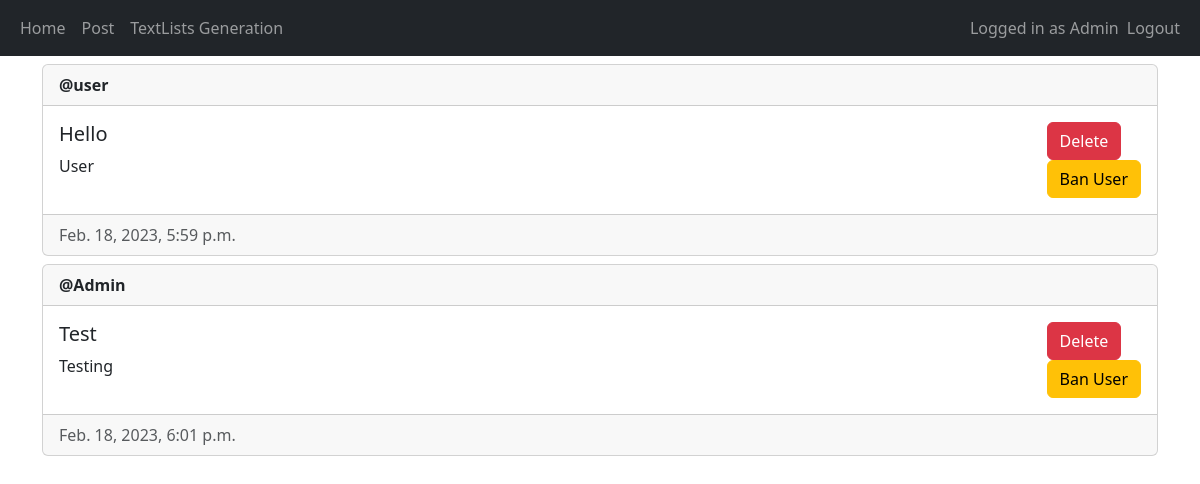
The app's page / (signed in) with its own data.
### main/models.py (models this page shows, shortened)
class Post(models.Model):
    author = models.ForeignKey(User, on_delete=models.CASCADE)
    title = models.CharField(max_length=200)
    description = models.TextField()
    created_at  = models.DateTimeField(auto_now_add=True)
    updated_at = models.DateField(auto_now=True)

### main/views.py (the view, shortened to what this page needs)
# urls.py: path('', views.home, name='home'),
@login_required(login_url="/login")
def home(request):
    posts = Post.objects.all()
    return render(request, 'main/home.html', {'posts': posts})

### templates/main/home.html (shortened to what this page needs)
{% extends 'main/base.html' %}
{% block content %}
{% for post in posts%}
<div class= "card mt-2">
    <div class="card-header"><strong>@{{ post.author.username }}</strong></div>
    <div class="card-body d-flex flex-row justify-content-between">
<div>
    <h5 class="card-title">{{ post.title }}</h5>
    <p>{{post.description}}</p>
</div>
<div>
    {% if user == post.author or perms.main.delete_post %}
    <form method= "POST">
        <button type="submit" class="btn btn-danger" name="post-id" value={{post.id}}> Delete</button>
    </form>
    {% endif %}
    {% if user.is_staff %}
    <form method= "POST">
        <button type="submit" class="btn btn-warning" name="user-id" value={{post.author.id}}> Ban User</button>
    </form>
    {% endif %}
</div>
</div>
<div class = "card-footer text-muted">{{post.created_at}}</div>
</div>
{% empty %}
<p> No posts yet </p>
{% endfor %}
{% endblock %}

### templates/main/base.html (shortened to what this page needs)
<!DOCTYPE html>
<html lang="en" >
<html>
    <head>
        <link rel="stylesheet" href="">
        <link href="https://cdn.jsdelivr.net/npm/bootstrap@5.3.0-alpha1/dist/css/bootstrap.min.css" rel="stylesheet">
    </head>
    <body>
        <nav class= "navbar navbar-expand-lg navbar-dark bg-dark">
        <div class= "container-fluid">
            <div>
                <ul class="navbar-nav">
                    <li class="nav-item">
                        <a class="nav-link" href="/home">Home</a>
                    </li>
                    <li class="nav-item">
                        <a class="nav-link" href="/create-post">Post</a>
                    </li>
                    <li class="nav-item">
                        <a class="nav-link" href="/upload">TextLists Generation</a>
                    </li>
                </ul>
            </div>
            <div>
                <ul class="navbar-nav">
                    {% if user.is_authenticated %}
                    <span class="navbar-text">Logged in as {{user.username}}</span>
                    <li class="nav-item">
                        <a class="nav-link" href="/logout">Logout</a>
                    </li>
                    {% else %}
                    <li class="nav-item">
                        <a class="nav-link" href="/login">Login</a>
                    </li>
                    {% endif %}
                </ul>
            </div>
        </div>
        </nav>
        <div class="container">
            {% block content %}
            {% endblock %}
        </div>
    </body>
</html>

### records on screen
Post: author.username "user", title "Hello", description "User", {{ post.id }} 2 (drawn), created_at "Feb. 18, 2023, 5:59 p.m."
Post: author.username "Admin", title "Test", description "Testing", {{ post.id }} 3 (drawn), created_at "Feb. 18, 2023, 6:01 p.m."

### other values on screen
{{ user.username }} "Admin"
